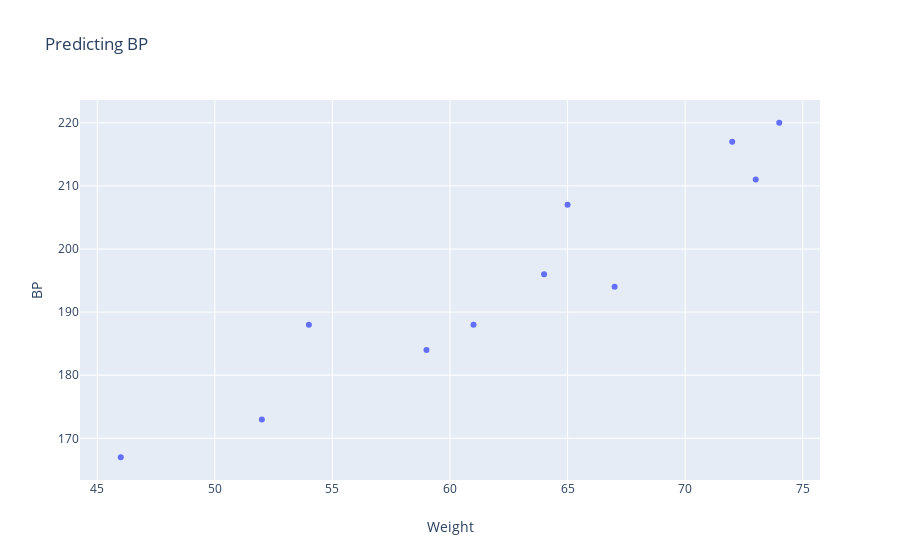

The notebook cell saved with this chart:
### Code cell
fig = go.Figure()
fig.add_trace(go.Scatter(x=age,y=weight,mode ='markers'))
fig.update_layout(
    title=go.layout.Title(
        text="Predicting BP"
    ),
    xaxis=go.layout.XAxis(
        title=go.layout.xaxis.Title(
            text="Weight"
        )
    ),
    yaxis=go.layout.YAxis(
        title=go.layout.yaxis.Title(
            text="BP"
        )
    )
)
fig.show()

### Figure 1 — Plotly figure (JSON) as saved in the notebook; plotly's stock layout.template omitted (floating-point values rounded to 4 significant figures)
{"data": [{"mode": "markers", "type": "scatter", "x": [52, 59, 67, 73, 64, 74, 54, 61, 65, 46, 72], "y": [173, 184, 194, 211, 196, 220, 188, 188, 207, 167, 217]}], "layout": {"autosize": true, "title": {"text": "Predicting BP"}, "xaxis": {"autorange": true, "range": [44.31, 75.69], "title": {"text": "Weight"}, "type": "linear"}, "yaxis": {"autorange": true, "range": [163.1, 223.9], "title": {"text": "BP"}, "type": "linear"}}}
